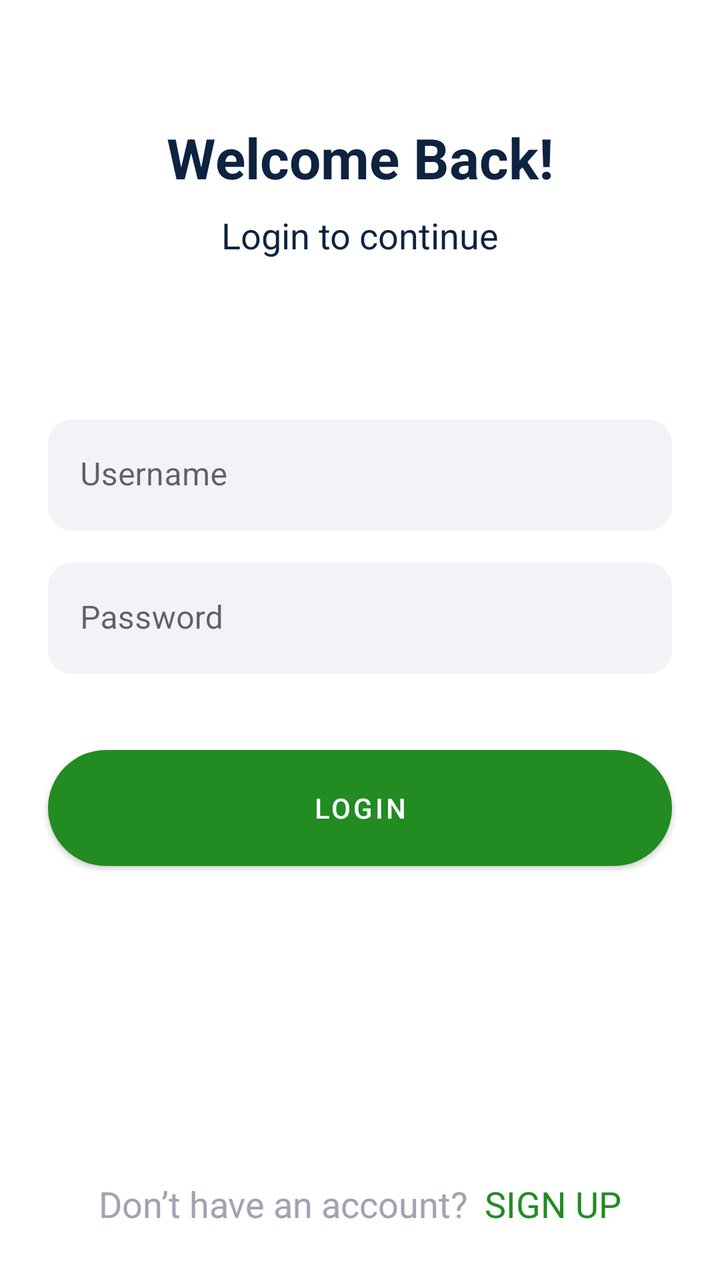
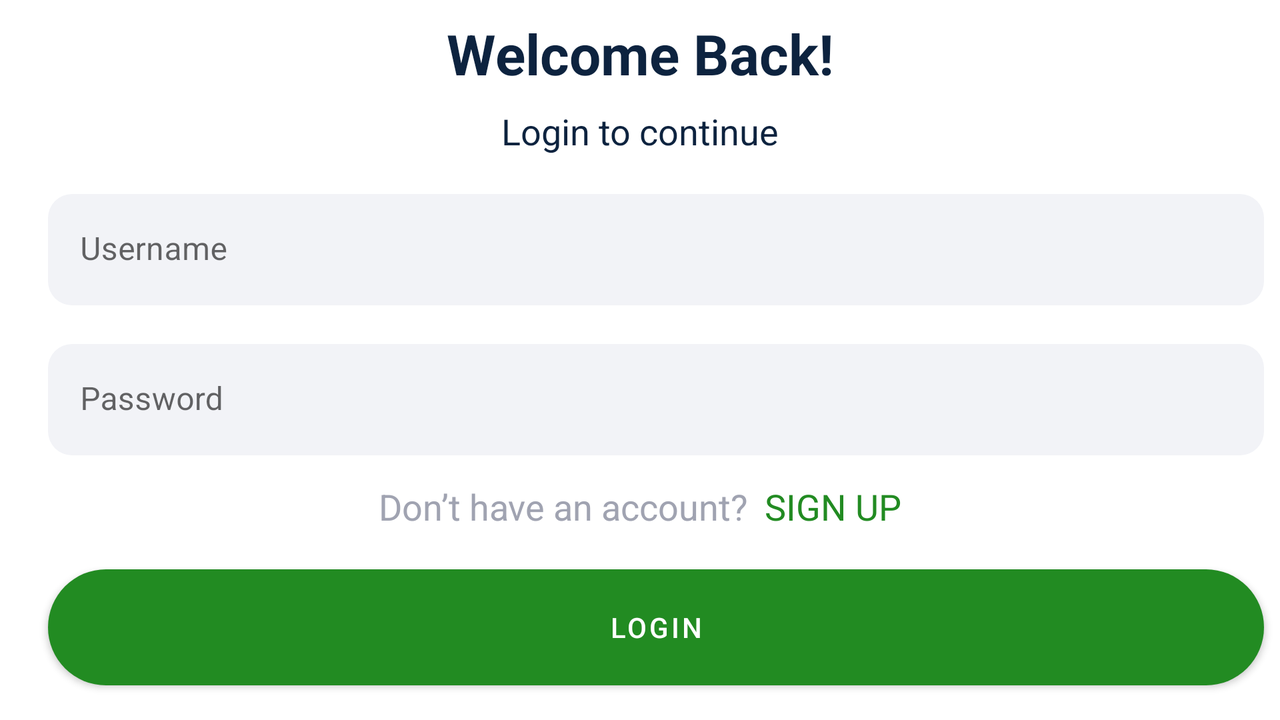

The same Android screen from two of the app's own layout files: first res/layout/ as a phone draws it, then the repository's variant for another configuration, drawn on a device whose configuration selects that folder. Both files follow.
<!-- AndroidManifest.xml: activity theme splashScreenTheme -->
<!-- res/layout/activity_login.xml -->
<?xml version="1.0" encoding="utf-8"?>
<androidx.constraintlayout.widget.ConstraintLayout
    xmlns:android="http://schemas.android.com/apk/res/android"
    xmlns:app="http://schemas.android.com/apk/res-auto"
    xmlns:tools="http://schemas.android.com/tools"
    android:layout_width="match_parent"
    android:layout_height="match_parent"
    tools:context=".LoginActivity"
    tools:theme="@style/Theme.Italiando">

    <TextView
        android:id="@+id/tvSignUp2"
        android:layout_width="wrap_content"
        android:layout_height="wrap_content"
        android:layout_marginTop="60dp"
        android:text="@string/welcome_back"
        android:textColor="@color/black"
        android:textSize="28sp"
        android:textStyle="bold"
        app:layout_constraintEnd_toEndOf="parent"
        app:layout_constraintStart_toStartOf="parent"
        app:layout_constraintTop_toTopOf="parent" />

    <TextView
        android:id="@+id/tvSignUp3"
        android:layout_width="wrap_content"
        android:layout_height="wrap_content"
        android:layout_marginTop="8dp"
        android:text="@string/login_to_continue"
        android:textColor="@color/black"
        android:textSize="18sp"
        app:layout_constraintEnd_toEndOf="@+id/tvSignUp2"
        app:layout_constraintStart_toStartOf="@+id/tvSignUp2"
        app:layout_constraintTop_toBottomOf="@+id/tvSignUp2" />

    <com.google.android.material.textfield.TextInputLayout
        android:id="@+id/textInputLayout"
        android:layout_width="0dp"
        android:layout_height="wrap_content"
        android:layout_marginStart="24dp"
        android:layout_marginTop="80dp"
        android:layout_marginEnd="24dp"
        app:layout_constraintEnd_toEndOf="parent"
        app:layout_constraintStart_toStartOf="parent"
        app:layout_constraintTop_toBottomOf="@+id/tvSignUp3">

        <com.google.android.material.textfield.TextInputEditText
            android:id="@+id/tietUsername"
            android:layout_width="match_parent"
            android:layout_height="wrap_content"
            android:hint="@string/username"
            android:imeOptions="actionNext"
            android:inputType="text"
            android:singleLine="true" />
    </com.google.android.material.textfield.TextInputLayout>

    <com.google.android.material.textfield.TextInputLayout
        android:id="@+id/textInputLayout2"
        android:layout_width="0dp"
        android:layout_height="wrap_content"
        android:layout_marginTop="16dp"
        app:layout_constraintEnd_toEndOf="@+id/textInputLayout"
        app:layout_constraintStart_toStartOf="@+id/textInputLayout"
        app:layout_constraintTop_toBottomOf="@+id/textInputLayout">

        <com.google.android.material.textfield.TextInputEditText
            android:id="@+id/tiePassword"
            android:layout_width="match_parent"
            android:layout_height="wrap_content"
            android:hint="@string/password"
            android:imeOptions="actionDone"
            android:inputType="textPassword" />
    </com.google.android.material.textfield.TextInputLayout>

    <com.google.android.material.button.MaterialButton
        android:id="@+id/btnLogin"
        style="@style/btnStyle"
        android:layout_width="0dp"
        android:layout_marginTop="32dp"
        android:text="@string/login"
        app:layout_constraintEnd_toEndOf="@+id/textInputLayout2"
        app:layout_constraintHorizontal_bias="0.464"
        app:layout_constraintStart_toStartOf="@+id/textInputLayout2"
        app:layout_constraintTop_toBottomOf="@+id/textInputLayout2" />

    <TextView
        android:id="@+id/tvSignUp4"
        android:layout_width="wrap_content"
        android:layout_height="wrap_content"
        android:layout_marginBottom="24dp"
        android:text="@string/don_t_have_an_account"
        android:textColor="@color/gray"
        android:textSize="18sp"
        android:padding="2dp"
        app:layout_constraintBottom_toBottomOf="parent"
        app:layout_constraintEnd_toStartOf="@+id/tvSignUp"
        app:layout_constraintHorizontal_bias="0.5"
        app:layout_constraintHorizontal_chainStyle="packed"
        app:layout_constraintStart_toStartOf="parent" />

    <TextView
        android:id="@+id/tvSignUp"
        android:layout_width="wrap_content"
        android:layout_height="wrap_content"
        android:layout_marginStart="4dp"
        android:text="@string/sign_up"
        android:textColor="@color/green"
        android:textSize="18sp"
        android:padding="2dp"
        app:layout_constraintBottom_toBottomOf="@+id/tvSignUp4"
        app:layout_constraintEnd_toEndOf="parent"
        app:layout_constraintHorizontal_bias="0.5"
        app:layout_constraintStart_toEndOf="@+id/tvSignUp4"
        app:layout_constraintTop_toTopOf="@+id/tvSignUp4" />

</androidx.constraintlayout.widget.ConstraintLayout>
<!-- resources referenced by this layout -->
<resources>
  <color name="black">#0D233F</color>
  <color name="gray">#A0A3B1</color>
  <color name="green">#228b22</color>
  <string name="don_t_have_an_account">Don’t have an account?</string>
  <string name="login">Login</string>
  <string name="login_to_continue">Login to continue</string>
  <string name="password">Password</string>
  <string name="sign_up">SIGN UP</string>
  <string name="username">Username</string>
  <string name="welcome_back">Welcome Back!</string>
  <style name="Theme.Italiando" parent="Theme.MaterialComponents.DayNight.NoActionBar">
          
          <item name="colorPrimary">@color/green</item>
          <item name="colorPrimaryVariant">@color/green</item>
          <item name="colorOnPrimary">@color/white</item>
          
          <item name="android:statusBarColor" tools:targetApi="l">?attr/colorPrimaryVariant</item>
          
  
          <item name="textInputStyle">@style/editTextLayoutStyle</item>
      </style>
  <style name="btnStyle" parent="Widget.MaterialComponents.Button">
          <item name="backgroundTint">@color/green</item>
          <item name="cornerRadius">@dimen/btn_radius</item>
          <item name="android:layout_height">@dimen/btn_height</item>
      </style>
  <style name="splashScreenTheme" parent="Theme.MaterialComponents.Light.NoActionBar">
          <item name="android:windowBackground">@drawable/splash_image</item>
          <item name="android:statusBarColor">@color/white</item>
      </style>
  <color name="white">#FFFFFFFF</color>
  <style name="editTextLayoutStyle" parent="Widget.MaterialComponents.TextInputLayout.FilledBox">
          <item name="boxStrokeWidth">0dp</item>
          <item name="boxStrokeWidthFocused">0dp</item>
          <item name="boxBackgroundColor">@color/edit_text_bg</item>
          <item name="boxCornerRadiusTopStart">@dimen/edit_text_corner_radius</item>
          <item name="boxCornerRadiusTopEnd">@dimen/edit_text_corner_radius</item>
          <item name="boxCornerRadiusBottomStart">@dimen/edit_text_corner_radius</item>
          <item name="boxCornerRadiusBottomEnd">@dimen/edit_text_corner_radius</item>
      </style>
  <dimen name="btn_radius">100dp</dimen>
  <dimen name="btn_height">70dp</dimen>
  <color name="edit_text_bg">#F2F3F7</color>
  <dimen name="edit_text_corner_radius">12dp</dimen>
</resources>
<!-- res/layout-land/activity_login.xml (the repository's variant of the layout above) -->
<!-- drawn on the phone turned sideways -->
<?xml version="1.0" encoding="utf-8"?>
<androidx.constraintlayout.widget.ConstraintLayout
    xmlns:android="http://schemas.android.com/apk/res/android"
    xmlns:app="http://schemas.android.com/apk/res-auto"
    xmlns:tools="http://schemas.android.com/tools"
    android:layout_width="match_parent"
    android:layout_height="match_parent"
    tools:context=".LoginActivity"
    tools:theme="@style/Theme.Italiando">

    <TextView
        android:id="@+id/tvSignUp2"
        android:layout_width="wrap_content"
        android:layout_height="wrap_content"
        android:layout_marginTop="8dp"
        android:text="@string/welcome_back"
        android:textColor="@color/black"
        android:textSize="28sp"
        android:textStyle="bold"
        app:layout_constraintEnd_toEndOf="parent"
        app:layout_constraintStart_toStartOf="parent"
        app:layout_constraintTop_toTopOf="parent" />

    <TextView
        android:id="@+id/tvSignUp3"
        android:layout_width="wrap_content"
        android:layout_height="wrap_content"
        android:layout_marginTop="8dp"
        android:text="@string/login_to_continue"
        android:textColor="@color/black"
        android:textSize="18sp"
        app:layout_constraintEnd_toEndOf="@+id/tvSignUp2"
        app:layout_constraintStart_toStartOf="@+id/tvSignUp2"
        app:layout_constraintTop_toBottomOf="@+id/tvSignUp2" />

    <com.google.android.material.textfield.TextInputLayout
        android:id="@+id/textInputLayout"
        android:layout_width="0dp"
        android:layout_height="wrap_content"
        android:layout_marginStart="24dp"
        android:layout_marginTop="8dp"
        android:layout_marginEnd="8dp"
        app:layout_constraintEnd_toEndOf="parent"
        app:layout_constraintStart_toStartOf="parent"
        app:layout_constraintTop_toBottomOf="@+id/tvSignUp3"
        app:layout_constraintBottom_toTopOf="@id/textInputLayout2">

        <com.google.android.material.textfield.TextInputEditText
            android:id="@+id/tietUsername"
            android:layout_width="match_parent"
            android:layout_height="wrap_content"
            android:hint="@string/username"
            android:imeOptions="actionNext"
            android:inputType="text"
            android:singleLine="true" />
    </com.google.android.material.textfield.TextInputLayout>

    <com.google.android.material.textfield.TextInputLayout
        android:id="@+id/textInputLayout2"
        android:layout_width="0dp"
        android:layout_height="wrap_content"
        android:layout_marginTop="8dp"
        app:layout_constraintEnd_toEndOf="@+id/textInputLayout"
        app:layout_constraintStart_toStartOf="@+id/textInputLayout"
        app:layout_constraintTop_toBottomOf="@+id/textInputLayout"
        app:layout_constraintBottom_toTopOf="@id/tvSignUp4">

        <com.google.android.material.textfield.TextInputEditText
            android:id="@+id/tiePassword"
            android:layout_width="match_parent"
            android:layout_height="wrap_content"
            android:hint="@string/password"
            android:imeOptions="actionDone"
            android:inputType="textPassword" />
    </com.google.android.material.textfield.TextInputLayout>

    <TextView
        android:id="@+id/tvSignUp4"
        android:layout_width="wrap_content"
        android:layout_height="wrap_content"
        android:padding="2dp"
        android:text="@string/don_t_have_an_account"
        android:textColor="@color/gray"
        android:textSize="18sp"
        app:layout_constraintBottom_toTopOf="@id/btnLogin"
        app:layout_constraintEnd_toStartOf="@+id/tvSignUp"
        app:layout_constraintHorizontal_chainStyle="packed"
        app:layout_constraintStart_toStartOf="parent"
        app:layout_constraintTop_toBottomOf="@+id/textInputLayout2" />

    <TextView
        android:id="@+id/tvSignUp"
        android:layout_width="wrap_content"
        android:layout_height="wrap_content"
        android:layout_marginStart="4dp"
        android:text="@string/sign_up"
        android:textColor="@color/green"
        android:textSize="18sp"
        android:padding="2dp"
        app:layout_constraintBottom_toBottomOf="@+id/tvSignUp4"
        app:layout_constraintEnd_toEndOf="parent"
        app:layout_constraintHorizontal_bias="0.5"
        app:layout_constraintStart_toEndOf="@+id/tvSignUp4"
        app:layout_constraintTop_toTopOf="@+id/tvSignUp4" />

    <com.google.android.material.button.MaterialButton
        android:id="@+id/btnLogin"
        style="@style/btnStyle"
        android:layout_width="0dp"
        android:text="@string/login"
        app:layout_constraintEnd_toEndOf="@id/textInputLayout2"
        app:layout_constraintTop_toBottomOf="@id/tvSignUp4"
        app:layout_constraintStart_toStartOf="@+id/textInputLayout2"
        app:layout_constraintBottom_toBottomOf="parent"/>

</androidx.constraintlayout.widget.ConstraintLayout>
